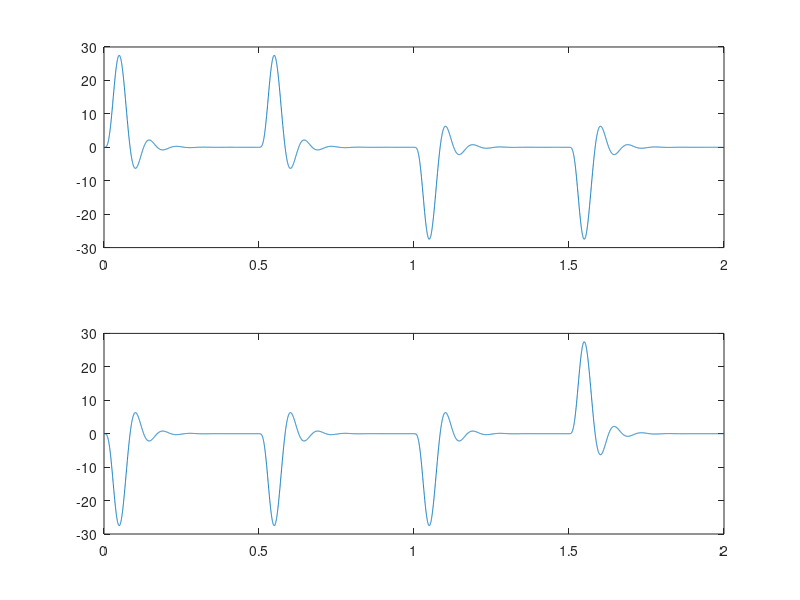
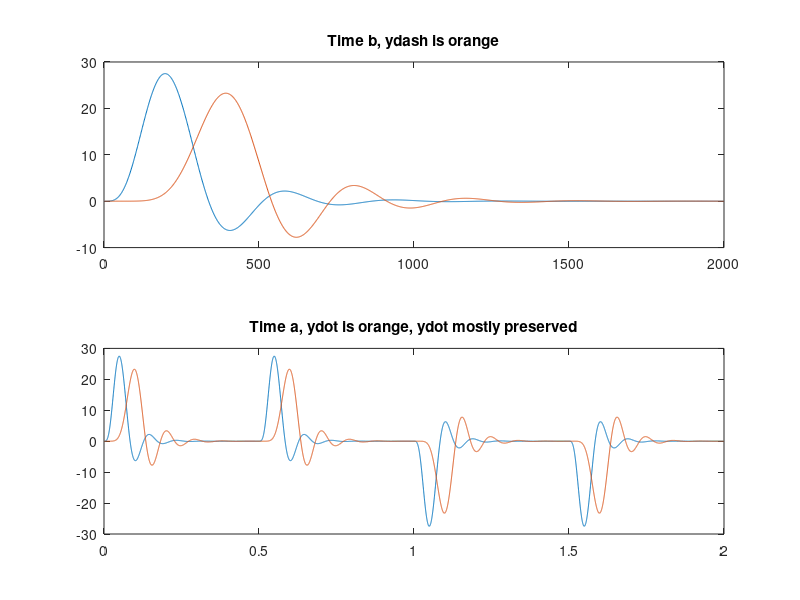
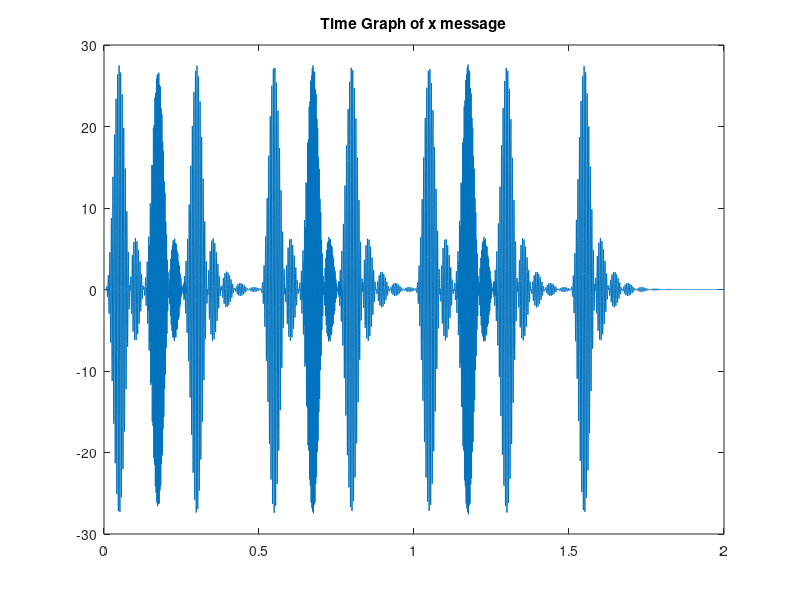
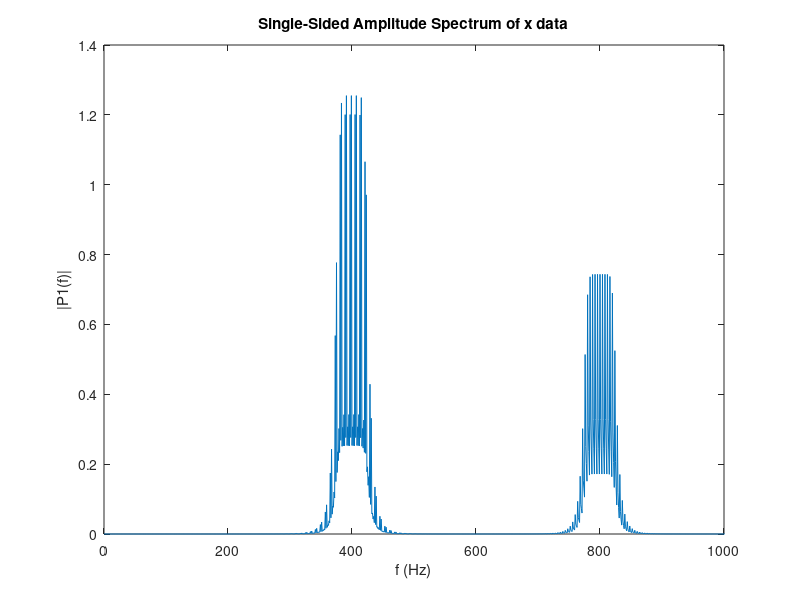

The MATLAB source for these figures, in order:
load('correctedctftmod.mat')
%%Part A)

b = [dash]; %upspike in time
a = [dot];  %downspike in time

zCode = [dash dash dot dot];
vCode = [dot dot dot dash]

figure(1)
subplot(211)
plot(t,zCode)
subplot(212)
plot(t,vCode)

lpf = tf(bf,af);
ydash = lsim(lpf,dash,t(1:length(dash)));
ydot = lsim(lpf,dot,t(1:length(dot)));
yzCode =  lsim(lpf,zCode,t(1:length(zCode)));

m = [1:1:2000];
m8000 = [1:1:8000];
figure(2)

subplot(211)
plot(m,b)
hold on
plot(m,ydash) %orange
title('Time b, ydash is orange')
hold off

subplot(212)
plot(t,zCode)
hold on
plot(t,yzCode) %orange
title('Time a, ydot is orange, ydot mostly preserved')
hold off

figure(3)
plot(t,x)
title('Time Graph of x message')

%xFreq = lsim(lpf,x,t(1:length(x)));
%zCodeFFT = fft(zCode,1000);
%zCodeLPF = lsim(lpf,zCode,t(1:length(zCode)));
%zCodeFFTLPF = fft(zCodeLPF, 1000);
%dashFFT = fft(dash);
%dotFFT = fft(dot);

Fs = 8000; %sampling Frequency
Period = 1/Fs;
timeVector = (0:8000-1)*Period; 


%xFREQ = x.*cos(400*(2*pi).*timeVector);
xFREQ = x.*cos(400.*timeVector);


%xDemod1 = fft(xFREQ,8000);
%xDemod2 = lsim(lpf,xDemod1,0:8000-1);



figure(4)


P2 = abs(fft(x)/8000); 
P1 = P2(1:8000/2+1);
P1(2:end-1) = 2*P1(2:end-1);
f = Fs*(0:(8000-1))/8000;
plot(f,P2) 
title('Single-Sided Amplitude Spectrum of x data')
xlabel('f (Hz)')
ylabel('|P1(f)|') %500Hz and 1000Hz
xlim([0 1000])

figure(5)
P3 = fft(x.*sin(400*(2*pi).*timeVector))/8000; 
plot(f,P3) 
title('freq view')
xlabel('f (Hz)')
ylabel('|P1(f)|') %500Hz and 1000Hz

%figure(6)
%P4 = fft(x.*cos(800*(2*pi).*timeVector))/8000; 
%plot(f,P4) 
%title('Single-Sided Amplitude Spectrum of x data')
%xlabel('f (Hz)')
%ylabel('|P1(f)|') %500Hz and 1000Hz

m1 = lsim(lpf, x.*cos(400*(2*pi).*timeVector), timeVector);%m1
m2 = lsim(lpf, x.*sin(800*(2*pi).*timeVector), timeVector);
m3 = lsim(lpf, x.*sin(400*(2*pi).*timeVector), timeVector);
%P6 = lsim(lpf, x.*cos(100*(2*pi).*timeVector), timeVector)



figure(7)
subplot(311)
plot(t,m1) 
subplot(312)
plot(t,m2) 
subplot(313)
plot(t,m3) 
title('time view')
xlabel('f (Hz)')
ylabel('|P1(f)|') %500Hz and 1000Hz

%figure(8)
 
%plot(t,P6) 
title('Single-Sided Amplitude Spectrum of x data')
xlabel('f (Hz)')
ylabel('|P1(f)|') %500Hz and 1000Hz


%plot(length(xFREQ),xFREQ)
%hold on
%plot(length(dotFFT),dotFFT) %orange
%title('Time a, ydot is orange, ydot mostly preserved')
%hold off





